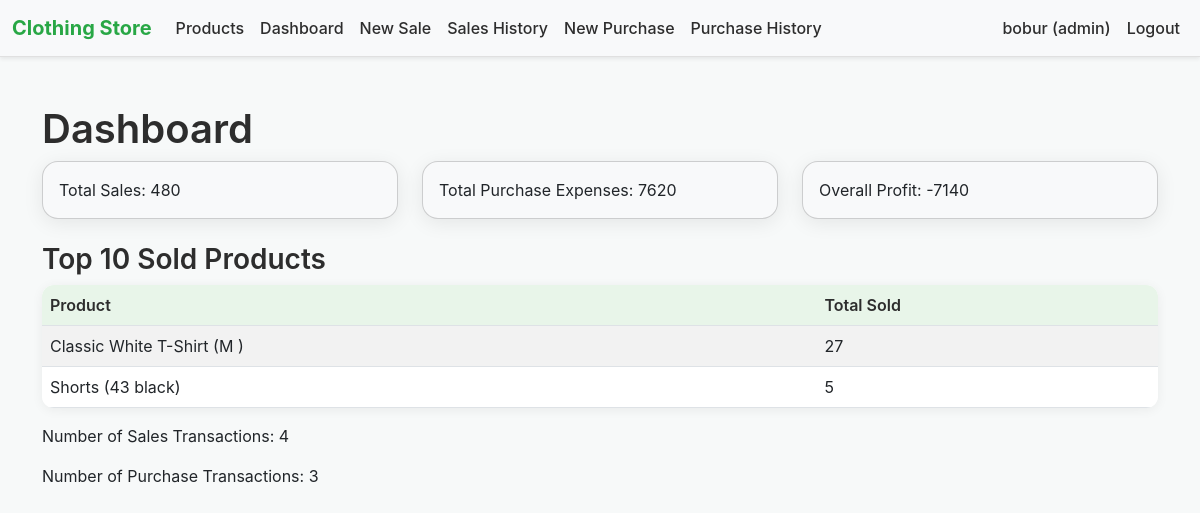
The page /dashboard/ (signed in) on the database its author committed.
### products/models.py (models this page shows, shortened)
class Employee(models.Model):
    user = models.OneToOneField(User, on_delete=models.CASCADE)
    role = models.CharField(max_length=50, choices=(('admin','Admin'),('manager','Manager'),('cashier','Cashier')))
    phone = models.CharField(max_length=30, blank=True)

class Product(models.Model):
    name = models.CharField(max_length=255)
    pi = models.CharField("position in inventory", max_length=100, blank=True)  # PI
    alert_number = models.PositiveIntegerField(default=0)  # low stock threshold
    measurements = models.CharField(max_length=255, blank=True)
    pprice_cost = models.DecimalField(max_digits=12, decimal_places=2, default=0)
    price_sale = models.DecimalField(max_digits=12, decimal_places=2, default=0)
    size = models.CharField(max_length=50, blank=True)
    colour = models.CharField(max_length=50, blank=True)
    comment = models.TextField(blank=True)
    quantity = models.IntegerField(default=0)
    created_at = models.DateTimeField(auto_now_add=True)
    updated_at = models.DateTimeField(auto_now=True)

### products/decorators.py (the view)
        def wrapper(request, *args, **kwargs):
            if not request.user.is_authenticated:
                return redirect('login')
            employee = getattr(request.user, 'employee', None)
            if employee is None or employee.role not in roles:
                raise PermissionDenied
            return view_func(request, *args, **kwargs)

### products/views.py (called while the page is built)
@login_required
@role_required(['manager', 'admin'])
def dashboard(request):
    total_sales = Sale.objects.aggregate(total=Sum('total_price'))['total'] or 0
    total_purchase_expense = Purchase.objects.aggregate(
        total=Sum(F('price_price') * F('quantity'))
    )['total'] or 0
    overall_profit = total_sales - total_purchase_expense
    top_products = Product.objects.annotate(
        total_sold=Sum('sales__quantity')
    ).order_by('-total_sold')[:10]
    sales_count = Sale.objects.count()
    purchase_count = Purchase.objects.count()
    context = {
        'total_sales': total_sales,
        'total_purchase_expense': total_purchase_expense,
        'overall_profit': overall_profit,
        'top_products': top_products,
        'sales_count': sales_count,
        'purchase_count': purchase_count,
    }
    return render(request, 'dashboard.html', context)

### products/templates/dashboard.html (shortened to what this page needs)
{% extends 'base.html' %}
{% block content %}
<h1>Dashboard</h1>
<div class="row mb-4">
  <div class="col-md-4"><div class="card p-3 bg-light">Total Sales: {{ total_sales }}</div></div>
  <div class="col-md-4"><div class="card p-3 bg-light">Total Purchase Expenses: {{ total_purchase_expense }}</div></div>
  <div class="col-md-4"><div class="card p-3 bg-light">Overall Profit: {{ overall_profit }}</div></div>
</div>
<h3>Top 10 Sold Products</h3>
<table class="table table-striped">
  <thead>
    <tr><th>Product</th><th>Total Sold</th></tr>
  </thead>
  <tbody>
    {% for p in top_products %}
    <tr>
      <td>{{ p.name }} ({{ p.size }} {{ p.colour }})</td>
      <td>{{ p.total_sold }}</td>
    </tr>
    {% empty %}
    <tr><td colspan="2">No sales yet</td></tr>
    {% endfor %}
  </tbody>
</table>
<p>Number of Sales Transactions: {{ sales_count }}</p>
<p>Number of Purchase Transactions: {{ purchase_count }}</p>
{% endblock %}

### products/templates/base.html (shortened to what this page needs)
{% load static %}
<!doctype html>
<html lang="en">
<head>
  <link href="https://cdn.jsdelivr.net/npm/bootstrap@5.3.0/dist/css/bootstrap.min.css" rel="stylesheet">
  <link rel="stylesheet" href="{% static 'products/css/style.css' %}">
</head>
<body>
<nav class="navbar navbar-expand-lg navbar-light bg-light shadow-sm">
  <div class="container-fluid">
    <a class="navbar-brand fw-bold" href="{% url 'products:product_list' %}">Clothing Store</a>
    <div class="collapse navbar-collapse">
      <ul class="navbar-nav me-auto">
        {% if user.is_authenticated %}
        <li class="nav-item"><a class="nav-link" href="{% url 'products:product_list' %}">Products</a></li>
        {% if user.employee.role in "manager admin" %}
        <li class="nav-item"><a class="nav-link" href="{% url 'products:dashboard' %}">Dashboard</a></li>
        {% endif %}
        {% if user.employee.role in "cashier manager admin" %}
        <li class="nav-item"><a class="nav-link" href="{% url 'products:create_sale' %}">New Sale</a></li>
        <li class="nav-item"><a class="nav-link" href="{% url 'products:sales_list' %}">Sales History</a></li>
        <li class="nav-item"><a class="nav-link" href="{% url 'products:create_purchase' %}">New Purchase</a></li>
                <li class="nav-item"><a class="nav-link" href="{% url 'products:purchases_list' %}">Purchase History</a></li>
        {% endif %}
        {% endif %}
      </ul>
      <ul class="navbar-nav ms-auto">
        {% if user.is_authenticated %}
        <li class="nav-item"><span class="nav-link">{{ user.username }} ({{ user.employee.role }})</span></li>
        <li class="nav-item"><a class="nav-link" href="{% url 'logout' %}">Logout</a></li>
        {% else %}
        <li class="nav-item"><a class="nav-link" href="{% url 'login' %}">Login</a></li>
        {% endif %}
      </ul>
    </div>
  </div>
</nav>
<div class="container py-5">
  {% block content %}{% endblock %}
</div>
</body>
</html>

### products/static/products/css/style.css (style rules this page uses)
body { background-color: #f7f9f9; font-family: -apple-system, BlinkMacSystemFont, "Segoe UI", Roboto, "Helvetica Neue", Arial, sans-serif; }
.navbar { border-bottom: 1px solid #e0e0e0; background-color: #ffffff; }
.nav-link { color: #2d2d2d !important; font-weight: 500; }
.navbar-brand { color: #28a745 !important; font-weight: 700; }
.table { background: #ffffff; border-radius: 12px; overflow: hidden; box-shadow: 0 2px 12px rgba(0,0,0,0.06); }
.table th { background-color: #e8f5e9; color: #2d2d2d; font-weight: 600; }
.table td { vertical-align: middle; }
.card { border-radius: 16px; box-shadow: 0 4px 20px rgba(0,0,0,0.08); transition: transform 0.2s ease-in-out; background-color: #ffffff; }
h1, h2, h3, h4 { font-weight: 600; color: #2d2d2d; }

### rows shown on the page
Product: name "Classic White T-Shirt", size "M", total_sold "27"
Product: name "Shorts", size "43", colour "black", total_sold "5"

### other values the page prints
{{ user.username }} "bobur"
{{ user.employee.role }} "admin"
{{ total_sales }} "480"
{{ total_purchase_expense }} "7620"
{{ overall_profit }} "-7140"
{{ sales_count }} "4"
{{ purchase_count }} "3"
